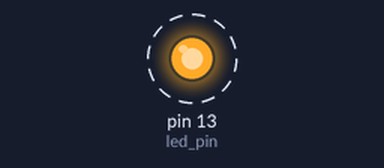
The sketch below on a simulated Arduino Uno, built with avr-gcc and run on an emulated ATmega328P. Parts: output pins drawn as LEDs (lit = HIGH). Dashed ring = blinking.

Above: at 0.5 s.
Timing chart, 0 to 4.6 s (numbered marks = the images above):
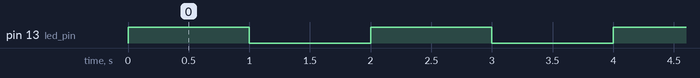

Measured:
- by itself, pin 13 (led_pin): alternates HIGH for 1.0 s and LOW for 1.0 s

The sketch:

pin13Blinking.ino
```cpp
// The programe shines the led for specific amount of time and turns it off in a loop.

int led_pin = 13;

void setup() {
  pinMode(led_pin, OUTPUT);
  digitalWrite(led_pin, HIGH);
}

void loop() {
  digitalWrite(led_pin, HIGH);
  delay(1000);
  digitalWrite(led_pin, LOW);
  delay(1000);
}
```
